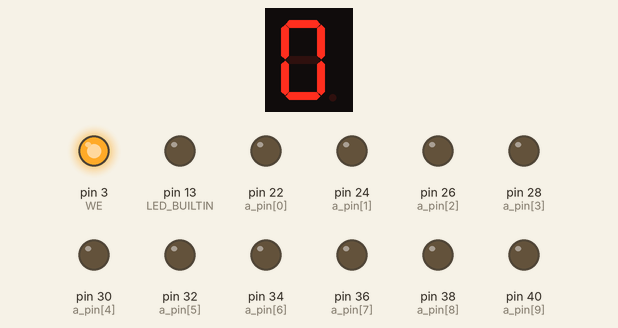
A sketch run on a simulated Arduino Mega 2560, built with avr-gcc and run on an emulated ATmega2560. On the bench: 1-digit seven-segment display, output pins drawn as LEDs (lit = HIGH). Wiring (inferred from the names in the program): 1-digit 7-segment display, segments lit when HIGH: segments pin 11, pin 10, pin 9, pin 8, pin 7, pin 6, pin 5, pin 12. The segment pins are drawn as the display they are named for; pins used as bus, display or sensor lines are not drawn; what the sketch prints to the serial monitor is not drawn.

Above: at 0.05 s.
At 4.96 s:
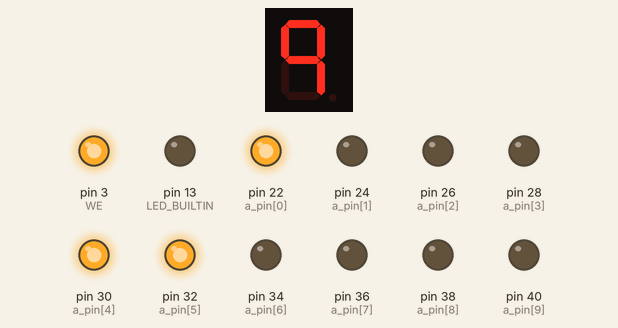
At 9.97 s:
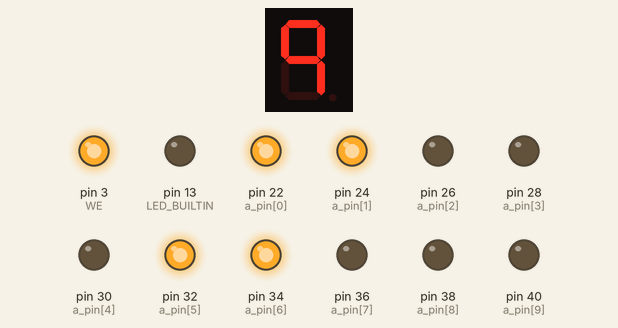
At 19.99 s:
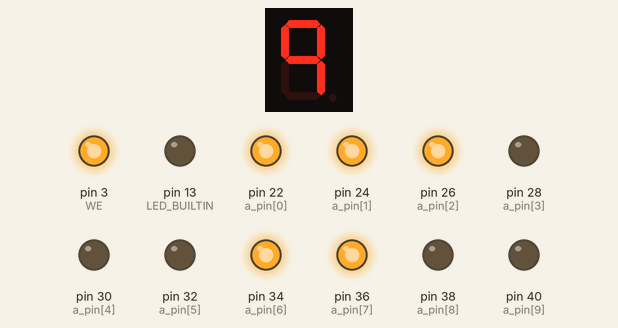
At 29.91 s:
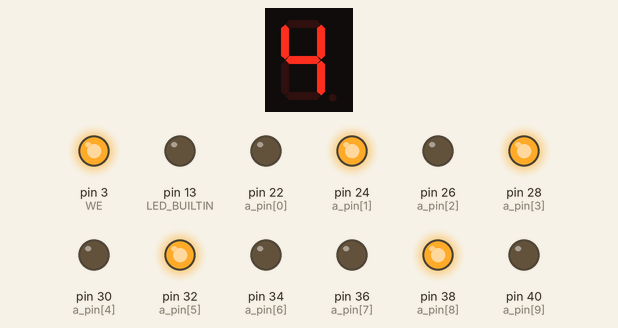
At 39.94 s:
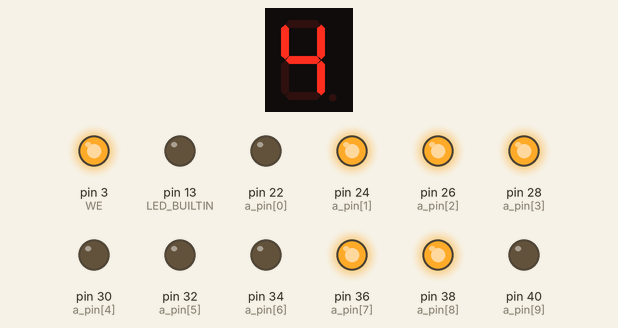
Timing chart, 0 to 40.0 s (numbered marks = the images above):
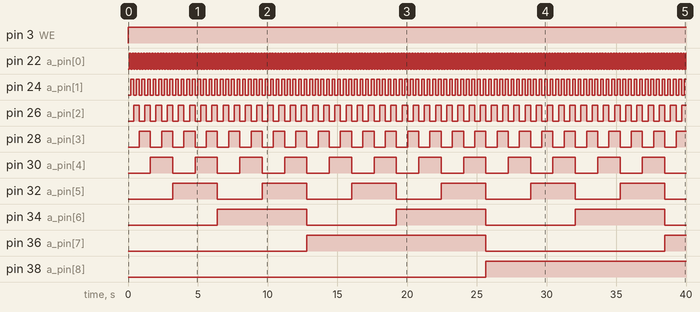

The sketch:

EEPROM_3x7segment_multiplexing.ino
```cpp
int a_pin[] = {22,24,26,28,30,32,34,36,38,40};  //address pins(LS MS)
int d_pin[] = {5,6,7,8,9,10,11,12};  //12 is useless, (LS MS)(gfedcba)5=g
const byte WE = 3;  //write enable
int disp[10] = {126,48,109,121,51,91,31,112,127,115}; //eqvivalent decimal values of 7segment display bit values
const int d = 100;

void setup(){
  pinMode(LED_BUILTIN, OUTPUT);
  digitalWrite(LED_BUILTIN, LOW);
  for(int i=0;i<13;i++) pinMode(a_pin[i], OUTPUT);  //address pins
  for(int i=0;i<10;i++) pinMode(d_pin[i], OUTPUT);  //data pins
  pinMode(WE, OUTPUT);
  Serial.begin(9600);

  ///////// for first(LS) 7segment display  //////////
  digitalWrite(a_pin[9], LOW);
  digitalWrite(a_pin[8], LOW);
  for(int addr=0;addr<256;addr++){  //go till address 255
    for(int addr_bit=7;addr_bit>-1;addr_bit--){  //we need 8 bit address to represent till 255(MSB first)
      if(bitRead(addr, addr_bit)  == 1) digitalWrite(a_pin[addr_bit], HIGH);
      else digitalWrite(a_pin[addr_bit], LOW);
    }

    for(int data_bit=7;data_bit>-1;data_bit--){
      if(bitRead(disp[addr%10], data_bit)  == 1) digitalWrite(d_pin[data_bit], HIGH);  //LS display
      else digitalWrite(d_pin[data_bit], LOW);
    }
    Serial.print(addr%10);
    Serial.print("  ");
    digitalWrite(WE, LOW);delayMicroseconds(1); //pulse
    digitalWrite(WE, HIGH);
    delay(d);
  }

  /////////for second(middle) 7segment display  ///////
  digitalWrite(a_pin[9], LOW);
  digitalWrite(a_pin[8], HIGH);
  for(int addr=0; addr<256; addr++){
    for(int addr_bit=7;addr_bit>-1;addr_bit--){  //we need 9address lines for 511 memory locations(MSB first)
      if(bitRead(addr, addr_bit) == 1) digitalWrite(a_pin[addr_bit], HIGH);
      else digitalWrite(a_pin[addr_bit], LOW);
    }

    for(int data_bit=7;data_bit>-1;data_bit--){
      if(bitRead(disp[(addr%100)/10], data_bit) == 1) digitalWrite(d_pin[data_bit], HIGH);
      else digitalWrite(d_pin[data_bit], LOW);
    }
    Serial.print((addr%100)/10);
    Serial.print("  ");
    digitalWrite(WE, LOW);delayMicroseconds(1); //pulse
    digitalWrite(WE, HIGH);
    delay(d);
  }

  /////////for MS 7segment display  ///////
  digitalWrite(a_pin[9], HIGH);
  digitalWrite(a_pin[8], LOW);
  for(int addr=0; addr<256; addr++){
    for(int addr_bit=7;addr_bit>-1;addr_bit--){
      if(bitRead(addr, addr_bit) == 1) digitalWrite(a_pin[addr_bit], HIGH);
      else digitalWrite(a_pin[addr_bit], LOW);
    }

    for(int data_bit=7;data_bit>-1;data_bit--){
      if(bitRead(disp[addr/100], data_bit) == 1) digitalWrite(d_pin[data_bit], HIGH);
      else digitalWrite(d_pin[data_bit], LOW);
    }
    Serial.print(addr/100);
    Serial.print("  ");
    digitalWrite(WE, LOW);delayMicroseconds(1); //pulse
    digitalWrite(WE, HIGH);
    delay(d);
  }
  //the other 256 bytes of 1024 bytes are just useless
  digitalWrite(LED_BUILTIN, HIGH);//process done!!
}

void loop(){
}
```

Measured:
- by itself, pin 3 (WE): LOW → HIGH at 0.00 s
- by itself, pin 22 (a_pin[0]): alternates HIGH for 0.10 s and LOW for 0.10 s
- by itself, pin 24 (a_pin[1]): alternates HIGH for 0.20 s and LOW for 0.20 s
- by itself, pin 26 (a_pin[2]): alternates HIGH for 0.40 s and LOW for 0.40 s
- by itself, pin 28 (a_pin[3]): alternates HIGH for 0.80 s and LOW for 0.80 s
- by itself, pin 30 (a_pin[4]): alternates HIGH for 1.6 s and LOW for 1.6 s
- by itself, pin 32 (a_pin[5]): alternates HIGH for 3.2 s and LOW for 3.2 s
- by itself, pin 34 (a_pin[6]): alternates HIGH for 6.4 s and LOW for 6.4 s
